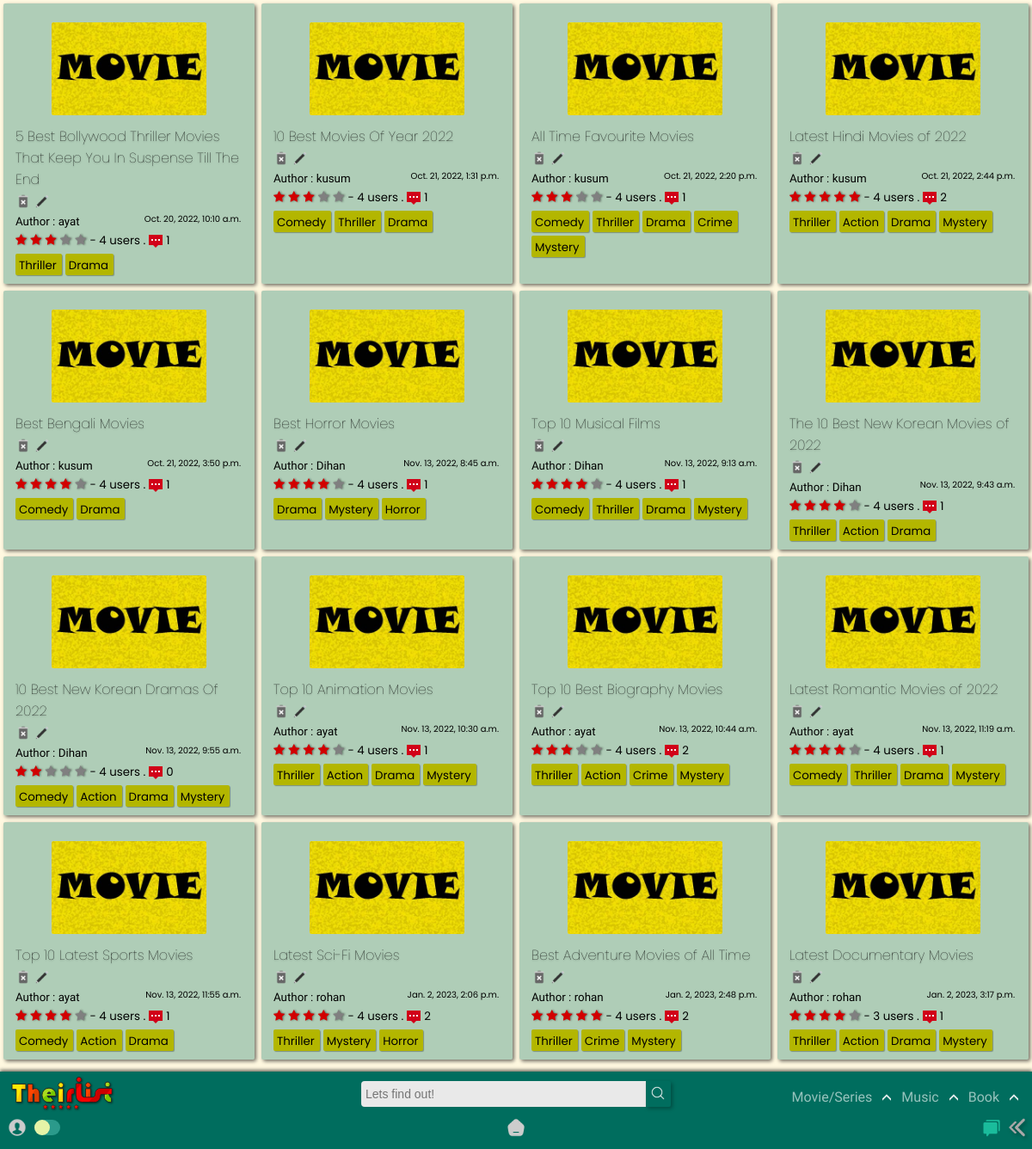
Page /home/film/ on the earlier database version.
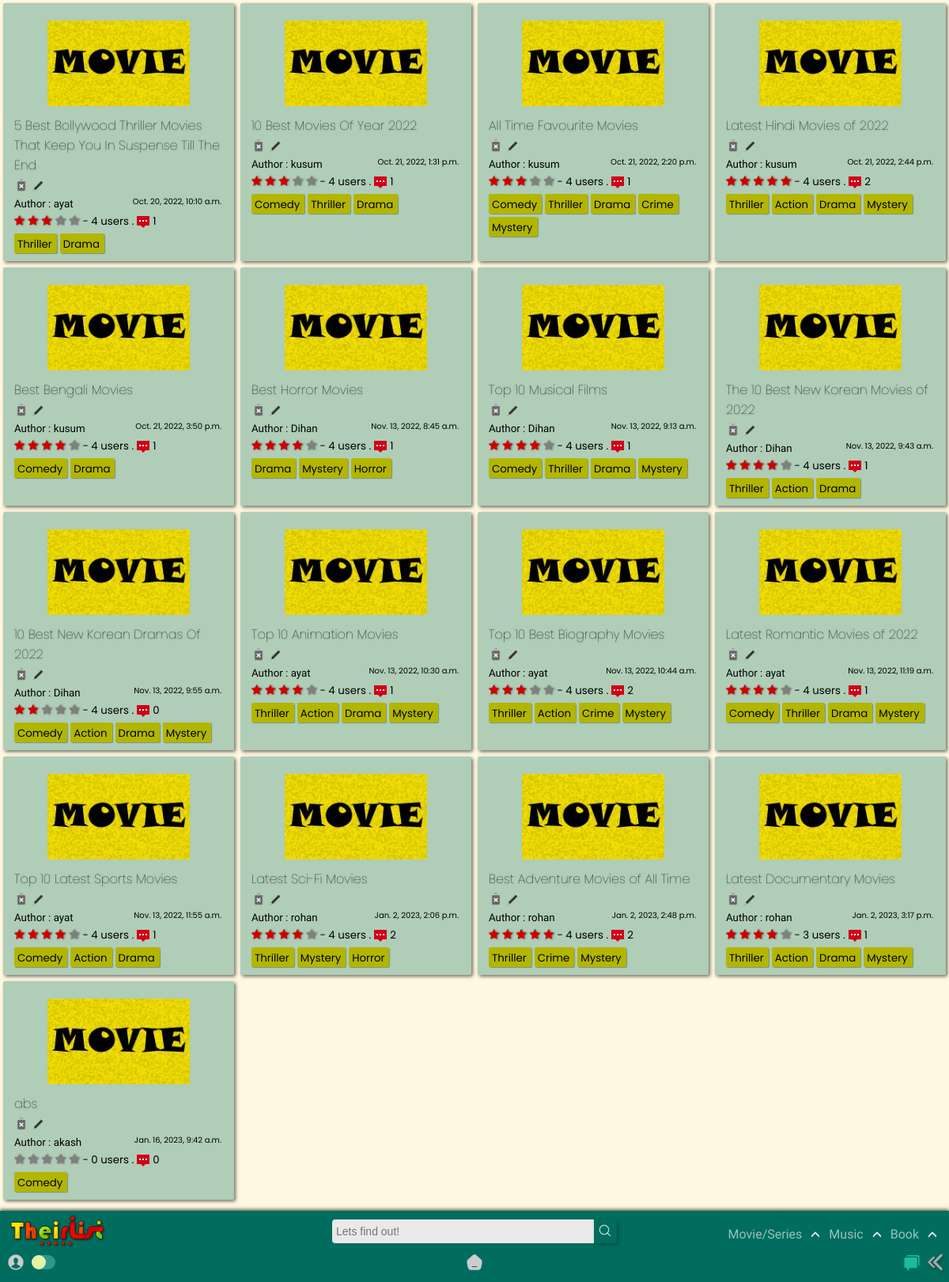
Same page on the later database version.
### app/models.py (models this page shows, shortened)
class List(models.Model):
    title = models.CharField(max_length=120)
    genre = models.ManyToManyField('Genre',blank=True)
    creator = models.ForeignKey(User,on_delete=models.SET_NULL,blank=True, null=True)
    posted = models.DateTimeField(auto_now_add=True)
    content = RichTextField(null=True,default=' ')
    type = models.CharField(max_length=10,default="Movie")
    spoiler_choices = [(False, 'No'),(True, 'Yes')]
    spoiler = models.BooleanField(default=False,null=True, choices = spoiler_choices)
    slug = models.SlugField(max_length= 300,null=True, blank = True, unique=True)
    def average_rating(self) -> float:
        return Starr.objects.filter(list=self).aggregate(Avg("rate"))["rate__avg"] or 0
    def count_rating(self):
        return Starr.objects.filter(list=self).count()
    def count_comments(self):
        return Review.objects.filter(List=self).count()

class Genre(models.Model):
    name = models.CharField(max_length=150)
    def __str__(self):
        return self.name

### app/views.py (the view)
# urls.py: path('film/',views.film, name='film'),
def film(request,query=None):
    if not query:
        qs = List.objects.all()
    else:
        qs = List.objects.filter(genre__name__icontains=query)
    return render(request, 'app/film.html', {'query': qs, 'result' : query} )

### templates/app/film.html (shortened to what this page needs)
{% extends "index.html" %}
{% load static %}
{% block content %}
<section>
    <div class="contain-sec" id="contain-sec5">
      {% for film in query %}
      <div class="elements">
        <div class="thumb">
          <img src="{% static 'app/images/movie-poster.jpg' %}" width="100px" />
        </div>
        <div class="Title">
          <a href="{% url 'app:list_detail' film.slug %}"><h4 class="tit">{{film.title}}</h4></a>
          {% if user.id == film.creator.id %}
          <a href="{% url 'app:delete_movie' film.slug %}"><img src ="{% static 'app/images/delete.png' %}"></a>
          <a href="{% url 'app:update_list' film.slug %}"><img src ="{% static 'app/images/edit.png' %}"></a>
          {% else %}
          <img src ="{% static 'app/images/delete-dis.png' %}">
          <img src ="{% static 'app/images/edit-dis.png' %}">
          {% endif %}
        </div>
        <div class="Author">
          <small>Author : {{film.creator.username}}<span>{{film.posted}}</span></small>
        </div>
        <div class="rating">
          <span class="star-headline">
            <span class="fa fa-star {% if film.average_rating > 0 %} checked {% endif %}"></span>
            <span class="fa fa-star {% if film.average_rating > 1 %} checked {% endif %}"></span>
            <span class="fa fa-star {% if film.average_rating > 2 %} checked {% endif %}"></span>
            <span class="fa fa-star {% if film.average_rating > 3 %} checked {% endif %}" ></span>
            <span class="fa fa-star {% if film.average_rating > 4 %} checked {% endif %}"></span>
          </span>
          <small> - {{film.count_rating}} users .<img class="comments_count" src="{% static 'app/images/comments.png' %}">{{film.count_comments}}</small>
        </div>
          {% for tag in film.genre.all %}
          <div class="Genre">
            <a href="{% url 'app:film' query=tag %}">
              <small>{{ tag }}</small>
            </a>
          </div>
            {% empty %}
            No tags!
          {% endfor %}
      </div>
      {% endfor %}
    </div>
  </section>
{% endblock content %}

Differences in the rows shown:
added List: title "abs", creator.username "akash", posted "Jan. 16, 2023, 9:42 a.m.", count_rating "0", count_comments "0", Genre (name "Comedy")
